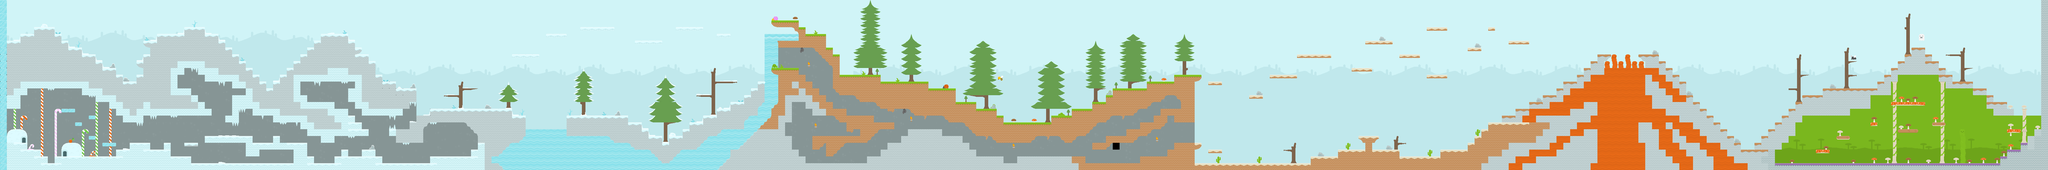

This is a level from a 2D game, rendered from its Tiled map with the project's own tilesets. A one-line summary and the map file follow, with tile-layer data summarised:
An orthogonal 300x25 tile map with 21x21 px tiles, 3 tile layers (backgroundLayer, backgroundFlora, blockedLayer), 2 tilesets and 11 objects.

<map version="1.0" orientation="orthogonal" renderorder="left-up" width="300" height="25" tilewidth="21" tileheight="21" nextobjectid="26">
 <tileset firstgid="1" name="tiles_spritesheet" tilewidth="21" tileheight="21" spacing="2" margin="2" tilecount="900" columns="30">
  <image source="../images/tiles_spritesheet.png" width="692" height="692" />
 </tileset>
 <tileset firstgid="901" name="background_spritesheet" tilewidth="21" tileheight="21" tilecount="99" columns="11">
  <image source="../images/backgrounds.png" width="231" height="189" />
 </tileset>
 <layer name="backgroundLayer" width="300" height="25">
  <data>[7500 cells, 7449 non-empty, 105 distinct tile ids]</data>
 </layer>
 <layer name="backgroundFlora" width="300" height="25">
  <data>[7500 cells, 699 non-empty, 99 distinct tile ids]</data>
 </layer>
 <layer name="blockedLayer" width="300" height="25">
  <data>[7500 cells, 2034 non-empty, 45 distinct tile ids]</data>
 </layer>
 <objectgroup name="objectLayer">
  <object id="15" gid="287" x="126.167" y="81.5" width="21" height="21">
   <properties>
    <property name="sprite" value="greenGem" />
    <property name="type" value="gem" />
   </properties>
  </object>
  <object id="16" gid="287" x="190.833" y="333.5" width="21" height="21">
   <properties>
    <property name="sprite" value="greenGem" />
    <property name="type" value="gem" />
   </properties>
  </object>
  <object id="17" gid="287" x="609.71" y="291.554" width="21" height="21">
   <properties>
    <property name="sprite" value="greenGem" />
    <property name="type" value="gem" />
   </properties>
  </object>
  <object id="18" gid="287" x="2150.25" y="290.91" width="21" height="21">
   <properties>
    <property name="sprite" value="greenGem" />
    <property name="type" value="gem" />
   </properties>
  </object>
  <object id="19" gid="287" x="2558.57" y="410.058" width="21" height="21">
   <properties>
    <property name="sprite" value="greenGem" />
    <property name="type" value="gem" />
   </properties>
  </object>
  <object id="20" gid="287" x="3150.45" y="340.501" width="21" height="21">
   <properties>
    <property name="sprite" value="greenGem" />
    <property name="type" value="gem" />
   </properties>
  </object>
  <object id="21" gid="287" x="4031.49" y="151.798" width="21" height="21">
   <properties>
    <property name="sprite" value="greenGem" />
    <property name="type" value="gem" />
   </properties>
  </object>
  <object id="22" gid="287" x="5658.98" y="413.922" width="21" height="21">
   <properties>
    <property name="sprite" value="greenGem" />
    <property name="type" value="gem" />
   </properties>
  </object>
  <object id="23" gid="287" x="4985.31" y="130.545" width="21" height="21">
   <properties>
    <property name="sprite" value="greenGem" />
    <property name="type" value="gem" />
   </properties>
  </object>
  <object id="24" gid="287" x="3546.53" y="347.586" width="21" height="21">
   <properties>
    <property name="sprite" value="greenGem" />
    <property name="type" value="gem" />
   </properties>
  </object>
  <object id="25" gid="287" x="1814.06" y="67.4288" width="21" height="24.2781">
   <properties>
    <property name="sprite" value="greenGem" />
    <property name="type" value="gem" />
   </properties>
  </object>
 </objectgroup>
</map>
